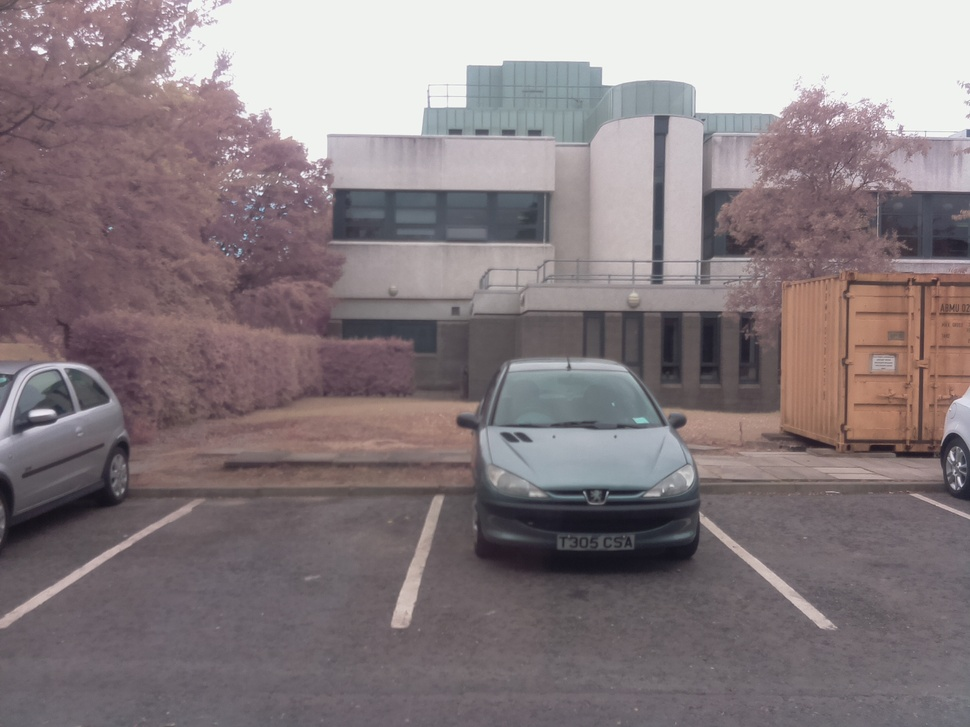
#> input picture control/22-07-15--10-38-02.jpg, 970 x 727 px, shrunk from 1600 x 1200 before the run; its folder holds only this picture in this run
$ python -i ThreeBlur.py   (imports and definitions only)
#> lines starting #> are read from the running program, lines starting #| are printed output that depends on the picture
#> further down, picture is the input picture: shape (727, 970, 3); mean B, G, R 127.4, 124.1, 135
### control/motion.py
import cv2
import cv2.cv as cv
import numpy as np
import glob
import os
import math
# import picamera
from scipy import ndimage


# [21 lines of commented-out code are left out]


# [67 lines left out: functions overlayROI, cleanFiles, saveMotionDiffPair, erodeThenDilate, not called in this run]


def dilateThenErode(aImg, aKernelSize, aIterationsDilate, aIterationsErode):
    """
    Will dilate and then erode an image a set number of times.
    :param aImg: The image to modify.
    :param aKernelSize: The kernel size used for operations.
    :param aIterationsDilate: How many times to dilate the image.
    :param aIterationsErode: How many times to erode the image.
    :return: Returns the modified image.
    """
    kernel = cv2.getStructuringElement(cv2.MORPH_ELLIPSE,
                                       (aKernelSize, aKernelSize))
    dilatedImg = cv2.dilate(aImg, kernel, iterations=aIterationsDilate)
    erodedImg = cv2.erode(dilatedImg, kernel, iterations=aIterationsErode)
    return erodedImg


# [157 lines left out: functions closeImage, openImage, xyFromROI, removeSmallBlobs, getBlobs, getBlobStatistics and 5 more, not called in this run]


def getPercentageCutoffObjectArea(aCutoffArea, aROIArea):
    return 100.0*aCutoffArea/aROIArea


# [22 lines left out: function evalMotionPropotionalBlobArea, not called in this run]


def getBrightness(aImage):
    return cv2.mean(aImage)


# [180 lines left out: functions simple2Diff, simple3Diff, blur3Diff, not called in this run]

### control/ThreeBlur.py
from ConfigParser import SafeConfigParser
import motion
import cv2
import cv2.cv as cv
import numpy as np


class ThreeBlur():

    def __init__(self):
        # Required to parse the config file
        self.parser = SafeConfigParser()
        # Config parameters
        self.ROI = None

        self.adaptiveThresholdType = cv2.ADAPTIVE_THRESH_MEAN_C
        self.adaptiveThresholdSize = 9
        self.adaptiveThresholdConstant = 4
        self.gaussBlurStdDev = 10
        self.gaussBlurSizeX = 5
        self.gaussBlurSizeY = 5
        self.dilateErodeKernelSize = 3
        self.dilateIterations = 3
        self.erodeIterations = 1
        self.ROIImage = None
        #IR: reseting imgKmin1 and diffK
        self.imageCount = 0
        self.motionSequenceCount = 5

        # Internal variables
        self.gaussBlurSize = (self.gaussBlurSizeX, self.gaussBlurSizeY)
        self.imgKMin2 = None
        self.imgKMin1 = None
        self.imgK = None
        self.diffKMin1 = None
        self.diffK = None
        self.motionKMin1 = None
        self.motionK = None


    # [77 lines left out: functions setConfig, setParam, not called in this run]

    def getDiff(self, aImage):

        # Copy the image to avoid modifying it
        self.imgK = np.ndarray.copy(aImage)
        #print 'in getDiff'
        # Convert it to greyscale if depth is 3
        dimension = self.imgK.shape
#> dimension = (727, 970, 3)
        if len(dimension) == 3:
            self.imgK = cv2.cvtColor(self.imgK, cv.CV_BGR2GRAY)
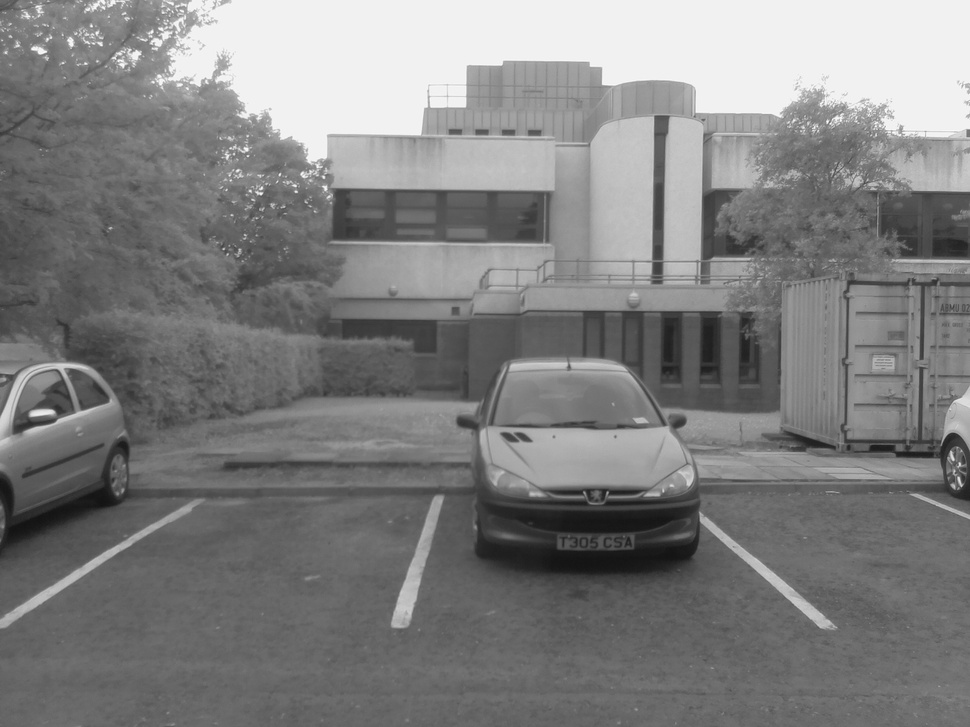
#> self.imgK: shape (727, 970); min 18, max 254, mean 127.7

        # Get the difference image for imgK and imgKMin1
        if self.imgKMin1 is not None:
            self.diffK = cv2.absdiff(self.imgK, self.imgKMin1)
        else:
            self.diffK = cv2.absdiff(self.imgK, self.imgK)
#> self.diffK: shape (727, 970); every value is 0

        # Apply blur to smooth out small specks in the image
        self.diffK = cv2.GaussianBlur(self.diffK, self.gaussBlurSize,
                                      self.gaussBlurStdDev)

        # Apply adaptive threshold to mark blobs in the image
        # TODO(geir): Find out what the C constant should be, or if it should
        # be zero. Ask Fabio since he might know more about the specifics since
        # this is dealing with image processing.
        # Doc:
        # http://docs.opencv.org/modules/imgproc/doc/miscellaneous_transformations.html#adaptivethreshold
        # NOTE(geir): The C constant can NOT be zero. This causes a lot of
        # noise in the image, which we do not want.
        self.diffK = cv2.adaptiveThreshold(self.diffK, 255,
                                           self.adaptiveThresholdType,
                                           cv2.THRESH_BINARY_INV,
                                           self.adaptiveThresholdSize,
                                           self.adaptiveThresholdConstant)

        # Find the intersection of movement in current and previous difference
        # image to provide the movement in frame k-1
        if self.diffKMin1 is not None:
            self.motionKMin1 = cv2.bitwise_and(self.diffK, self.diffKMin1)
        else:
            self.motionKMin1 = cv2.bitwise_and(self.diffK, self.diffK)

        # Now we can find movement in frame k by subtracting diffk (movement in
        # k, k-1) from motionkMin1 (movement in frame k-1)
        self.motionK = cv2.absdiff(self.diffK, self.motionKMin1)

        # Now expand the areas of detected motion
        self.motionK = motion.dilateThenErode(self.motionK,
                                              self.dilateErodeKernelSize,
                                              self.dilateIterations,
                                              self.erodeIterations)

        # Update variables for next call to function
        self.imgKMin1 = self.imgK
        self.diffKMin1 = self.diffK

        #IR: Reset the previous images when a
        #sequence of images is finished processing
        self.imageCount += 1
        if self.imageCount >= self.motionSequenceCount:
          self.resetPreviousDiff()
          self.imageCount = 0

        # Apply the ROI to exclude unwanted data
        self.motionK = self.applyROI(self.motionK)

        return self.motionK

    def applyROI(self, aImage):
        if(self.ROI is not None):
          #self.ROIImage = cv2.cvtColor(self.ROIImage, cv.CV_BGR2GRAY)
          maskedImage = cv2.bitwise_and(aImage, self.ROIImage)
        else:
            maskedImage = aImage
        return maskedImage
    #find a way to put it in the diff func
    # [4 lines left out: function resetPreviousDiff, not called in this run]

    def loadROIfromControl(self, aRoiDownsampled):
      self.ROIImage = aRoiDownsampled
    def loadBackgroundFromControl(self, aBackgroundImg):
        self.backgroundImg = aBackgroundImg


>>> import cv2
>>> picture = cv2.imread('22-07-15--10-38-02.jpg')
>>> result = ThreeBlur().getDiff(picture)
